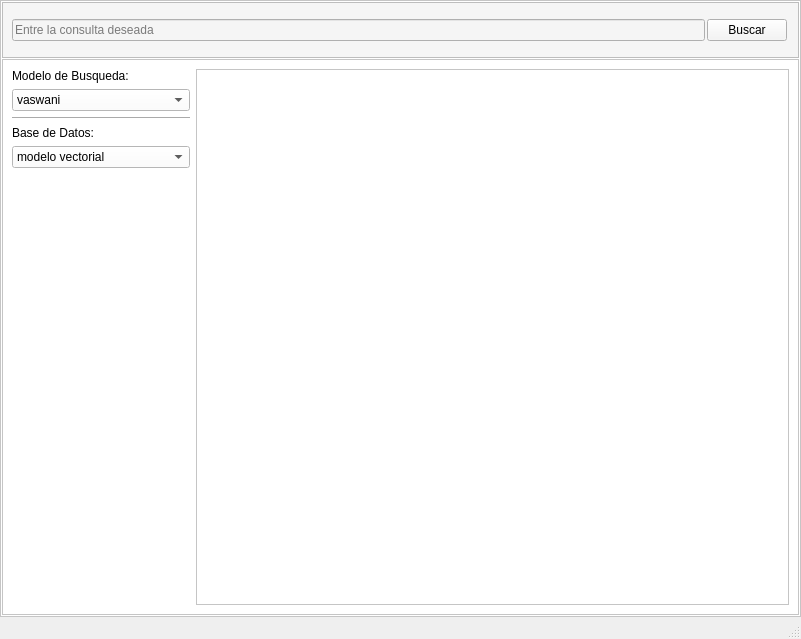
<?xml version="1.0" encoding="UTF-8"?>
<ui version="4.0">
 <class>MainWindow</class>
 <widget class="QMainWindow" name="MainWindow">
  <property name="geometry">
   <rect>
    <x>0</x>
    <y>0</y>
    <width>801</width>
    <height>639</height>
   </rect>
  </property>
  <property name="windowTitle">
   <string>Buscador bien molon</string>
  </property>
  <widget class="QWidget" name="centralwidget">
   <layout class="QVBoxLayout" name="verticalLayout">
    <property name="spacing">
     <number>0</number>
    </property>
    <property name="leftMargin">
     <number>0</number>
    </property>
    <property name="topMargin">
     <number>0</number>
    </property>
    <property name="rightMargin">
     <number>0</number>
    </property>
    <property name="bottomMargin">
     <number>0</number>
    </property>
    <item>
     <widget class="QFrame" name="frame">
      <property name="styleSheet">
       <string notr="true">background-color: rgb(255, 255, 255);</string>
      </property>
      <property name="frameShape">
       <enum>QFrame::StyledPanel</enum>
      </property>
      <property name="frameShadow">
       <enum>QFrame::Raised</enum>
      </property>
      <layout class="QVBoxLayout" name="verticalLayout_2" stretch="1,10">
       <property name="spacing">
        <number>1</number>
       </property>
       <property name="leftMargin">
        <number>1</number>
       </property>
       <property name="topMargin">
        <number>1</number>
       </property>
       <property name="rightMargin">
        <number>1</number>
       </property>
       <property name="bottomMargin">
        <number>1</number>
       </property>
       <item>
        <widget class="QFrame" name="frame_2">
         <property name="styleSheet">
          <string notr="true">background-color: rgb(245, 245, 245);</string>
         </property>
         <property name="frameShape">
          <enum>QFrame::StyledPanel</enum>
         </property>
         <property name="frameShadow">
          <enum>QFrame::Raised</enum>
         </property>
         <property name="lineWidth">
          <number>1</number>
         </property>
         <property name="midLineWidth">
          <number>1</number>
         </property>
         <layout class="QHBoxLayout" name="horizontalLayout" stretch="0,0">
          <property name="spacing">
           <number>2</number>
          </property>
          <property name="topMargin">
           <number>11</number>
          </property>
          <property name="rightMargin">
           <number>11</number>
          </property>
          <property name="bottomMargin">
           <number>11</number>
          </property>
          <item>
           <widget class="QLineEdit" name="lineEdit">
            <property name="inputMask">
             <string/>
            </property>
            <property name="text">
             <string/>
            </property>
            <property name="placeholderText">
             <string>Entre la consulta deseada</string>
            </property>
           </widget>
          </item>
          <item>
           <widget class="QPushButton" name="btn_generate">
            <property name="text">
             <string>Buscar</string>
            </property>
           </widget>
          </item>
         </layout>
        </widget>
       </item>
       <item>
        <widget class="QFrame" name="frame_10">
         <property name="frameShape">
          <enum>QFrame::StyledPanel</enum>
         </property>
         <property name="frameShadow">
          <enum>QFrame::Raised</enum>
         </property>
         <layout class="QHBoxLayout" name="horizontalLayout_5" stretch="3,10">
          <item>
           <layout class="QVBoxLayout" name="verticalLayout_4">
            <item>
             <widget class="QLabel" name="label">
              <property name="text">
               <string>Modelo de Busqueda:</string>
              </property>
             </widget>
            </item>
            <item>
             <widget class="QComboBox" name="comboBoxDB">
              <item>
               <property name="text">
                <string>vaswani</string>
               </property>
              </item>
              <item>
               <property name="text">
                <string>cranfield</string>
               </property>
              </item>
             </widget>
            </item>
            <item>
             <widget class="Line" name="line">
              <property name="orientation">
               <enum>Qt::Horizontal</enum>
              </property>
             </widget>
            </item>
            <item>
             <widget class="QLabel" name="label_2">
              <property name="text">
               <string>Base de Datos:</string>
              </property>
             </widget>
            </item>
            <item>
             <widget class="QComboBox" name="comboBoxModel">
              <item>
               <property name="text">
                <string>modelo vectorial</string>
               </property>
              </item>
              <item>
               <property name="text">
                <string>modelo LSI</string>
               </property>
              </item>
              <item>
               <property name="text">
                <string>red neuronal</string>
               </property>
              </item>
             </widget>
            </item>
            <item>
             <spacer name="verticalSpacer">
              <property name="orientation">
               <enum>Qt::Vertical</enum>
              </property>
              <property name="sizeHint" stdset="0">
               <size>
                <width>20</width>
                <height>40</height>
               </size>
              </property>
             </spacer>
            </item>
           </layout>
          </item>
          <item>
           <widget class="QListView" name="listView">
            <property name="horizontalScrollBarPolicy">
             <enum>Qt::ScrollBarAsNeeded</enum>
            </property>
           </widget>
          </item>
         </layout>
        </widget>
       </item>
      </layout>
     </widget>
    </item>
   </layout>
  </widget>
  <widget class="QStatusBar" name="statusbar"/>
 </widget>
 <resources/>
 <connections/>
</ui>
